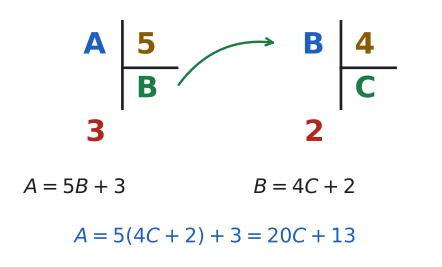

Python code for this plot:
import sys; sys.path.insert(0, "tools")
from cizim import *

# İki ardışık bölme: birincinin bölümü ikincide bölünen olur.
fig, ax = sekil(6, 3.4)
ax.axis("off"); ax.set_aspect("equal")
B = dict(fontsize=22, fontweight="bold")
def duzen(x, bolunen, bolen, bolum, kalan, renk_bolum):
    ax.text(x, 0, bolunen, ha="right", va="center", color=MAVI, **B)
    ax.plot([x + 0.3, x + 0.3], [0.45, -1.15], color=YAZI, lw=2)
    ax.plot([x + 0.3, x + 1.3], [-0.4, -0.4], color=YAZI, lw=2)
    ax.text(x + 0.55, 0, bolen, ha="left", va="center", color=SARI, **B)
    ax.text(x + 0.55, -0.8, bolum, ha="left", va="center", color=renk_bolum, **B)
    ax.text(x, -1.6, kalan, ha="right", va="center", color=KIRMIZI, **B)
duzen(0.6, "A", "5", "B", "3", YESIL)
duzen(4.6, "B", "4", "C", "2", YESIL)
ax.annotate("", xy=(3.75, 0.05), xytext=(1.9, -0.75),
            arrowprops=dict(arrowstyle="->", color=YESIL, lw=1.8, connectionstyle="arc3,rad=-0.3"))
ax.text(-0.9, -2.6, r"$A = 5B + 3$", fontsize=15, color=YAZI, va="center")
ax.text(3.3, -2.6, r"$B = 4C + 2$", fontsize=15, color=YAZI, va="center")
ax.text(2.6, -3.5, r"$A = 5(4C + 2) + 3 = 20C + 13$", fontsize=15, color=MAVI, ha="center", va="center")
ax.set_xlim(-1.2, 6.6); ax.set_ylim(-3.9, 0.7)
kaydet(fig, __file__)
